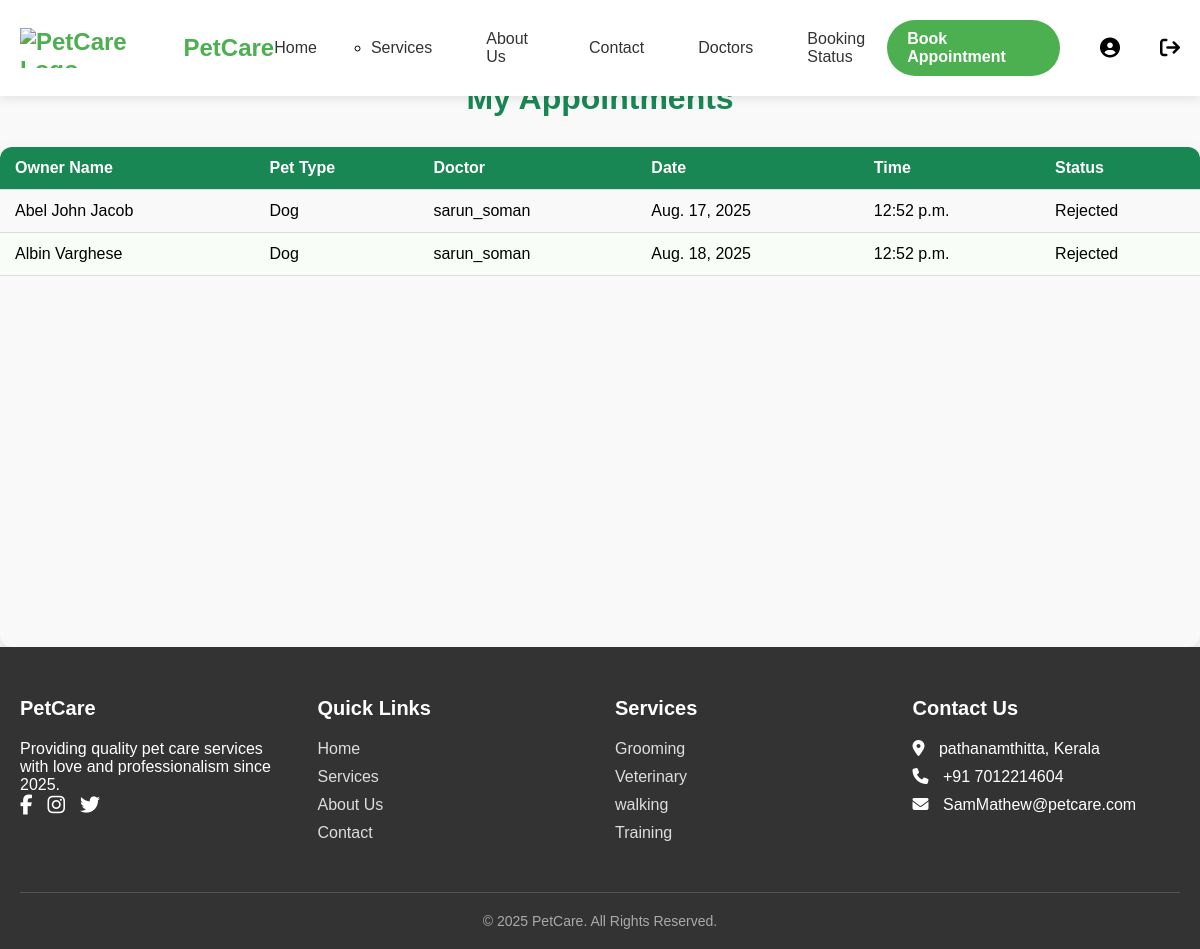
The app's page /one/patient (signed in) with its own data.
### petcare/models.py (models this page shows)
class Appointments(models.Model):  # class name singular + Capitalized
    user = models.ForeignKey(User, on_delete=models.CASCADE)
    pet_type = models.CharField(max_length=100, choices=pet_choice)
    owner_name = models.CharField(max_length=100)
    Email=models.EmailField(null=True)
    reason = models.TextField()
    date = models.DateField()
    time = models.TimeField()
    veterinarian = models.ForeignKey(Pet_Doctor, on_delete=models.CASCADE)
    status = models.CharField(max_length=20, choices=STATUS_CHOICES, default='Pending')

class Pet_Doctor(models.Model):
    user = models.OneToOneField(User, on_delete=models.CASCADE)
    specialization = models.CharField(max_length=100)
    status = models.CharField(max_length=20, choices=STATUS_CHOICES, default='Pending')
    def __str__(self):
        return str(self.user.username)

### petcare/views.py (the view)
# urls.py: path('patient',patient_appointments,name='status'),
@login_required
def patient_appointments(request):
    appointments_list = Appointments.objects.filter(user=request.user)
    return render(request, 'patient_appointments.html', {'appointments': appointments_list})

### templates/patient_appointments.html
{% extends 'base.html' %}
{% load static %}
{% block content %}
<link rel="stylesheet" href="{% static 'css/confirm.css' %}">
<h2 class="title">My Appointments</h2>
<div class="table-container">
{% if appointments %}
    <table class="appointments-table">
        <thead>
            <tr>
                <th>Owner Name</th>
                <th>Pet Type</th>
                <th>Doctor</th>
                <th>Date</th>
                <th>Time</th>
                <th>Status</th>
            </tr>
        </thead>
        <tbody>
        {% for appt in appointments %}
            <tr>
                <td>{{ appt.owner_name }}</td>
                <td>{{ appt.pet_type }}</td>
                <td>{{ appt.veterinarian }}</td>
                <td>{{ appt.date }}</td>
                <td>{{ appt.time }}</td>
                <td>
                    {% if appt.status == "Pending" %}
                        <span class="status-pending">{{ appt.status }}</span>
                    {% elif appt.status == "Confirmed" %}
                        <span class="status-confirmed">{{ appt.status }}</span>
                    {% else %}
                        <span class="status-rejected">{{ appt.status }}</span>
                    {% endif %}
                </td>
            </tr>
        {% endfor %}
        </tbody>
    </table>
{% else %}
    <p class="no-appointments">No appointments booked yet.</p>
{% endif %}
</div>
{% endblock %}

### static/css/header.css (style rules this page uses)
* { margin: 0; padding: 0; box-sizing: border-box; }
body { font-family: Arial, sans-serif; padding-top: 80px; background: #f9f9f9; }

### static/css/confirm.css (style rules this page uses)
.title { text-align: center; color: #198754; font-size: 2rem; font-weight: 700; margin-bottom: 30px; }
.table-container { height: 500px; overflow-x: auto; box-shadow: 0 8px 20px rgba(0,0,0,0.1); border-radius: 12px; margin: 0 auto; }
.appointments-table { width: 100%; border-collapse: collapse; min-width: 700px; }
.appointments-table thead { background-color: #198754; color: #fff; font-weight: bold; position: sticky; top: 0; }
.appointments-table th, .appointments-table td { padding: 12px 15px; text-align: left; border-bottom: 1px solid #ddd; }
.appointments-table tbody tr:nth-child(even) { background-color: #f8fdf8; }

### records on screen
Appointments: owner_name "Abel John Jacob", pet_type "Dog", veterinarian "sarun_soman", date "Aug. 17, 2025", time "12:52 p.m.", status "Rejected"
Appointments: owner_name "Albin Varghese", pet_type "Dog", veterinarian "sarun_soman", date "Aug. 18, 2025", time "12:52 p.m.", status "Rejected"
